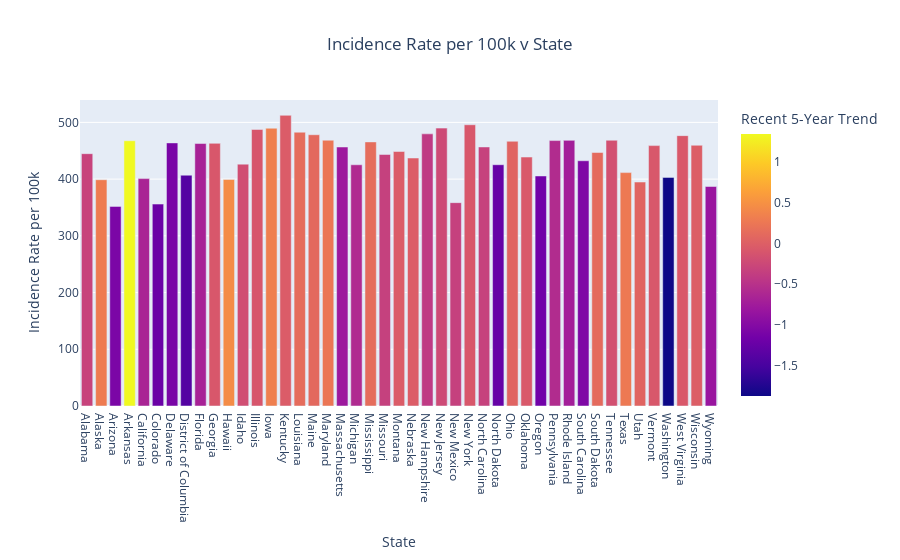

The cell this chart's notebook holds for it:
### Code cell
fig = px.bar(
    avg_cancer_df,
    x='State', 
    y='Incidence Rate per 100k', 
    title='Incidence Rate per 100k v State',
    color='Recent 5-Year Trend'
)
fig.update_layout(
    title_x=0.5
)
fig.show()

### Figure 1 — Plotly figure (JSON) as saved in the notebook; plotly's stock layout.template omitted (floating-point values rounded to 4 significant figures)
{"data": [{"alignmentgroup": "True", "hovertemplate": "State=%{x}<br>Incidence Rate per 100k=%{y}<br>Recent 5-Year Trend=%{marker.color}<extra></extra>", "legendgroup": "", "marker": {"color": [-0.3104, 0.296, -1.08, 1.347, -0.6561, -1.219, -1.1, -1.4, -0.6866, -0.08591, 0.45, -0.1884, -0.1039, 0.3283, -0.03583, 0.1391, 0.1063, 0.2417, -0.7857, -0.5855, 0.1439, -0.3322, -0.03273, -0.02235, -0.41, -0.2286, -0.3364, -0.08387, -0.324, -1.253, 0.05, -0.06623, -1.167, -0.5687, -0.72, -1.046, 0.1167, -0.1663, 0.2757, 0.05714, -0.07857, -1.874, -0.07455, -0.009722, -0.8261], "coloraxis": "coloraxis", "pattern": {"shape": ""}}, "name": "", "offsetgroup": "", "orientation": "v", "showlegend": false, "textposition": "auto", "type": "bar", "x": ["Alabama", "Alaska", "Arizona", "Arkansas", "California", "Colorado", "Delaware", "District of Columbia", "Florida", "Georgia", "Hawaii", "Idaho", "Illinois", "Iowa", "Kentucky", "Louisiana", "Maine", "Maryland", "Massachusetts", "Michigan", "Mississippi", "Missouri", "Montana", "Nebraska", "New Hampshire", "New Jersey", "New Mexico", "New York", "North Carolina", "North Dakota", "Ohio", "Oklahoma", "Oregon", "Pennsylvania", "Rhode Island", "South Carolina", "South Dakota", "Tennessee", "Texas", "Utah", "Vermont", "Washington", "West Virginia", "Wisconsin", "Wyoming"], "xaxis": "x", "y": [444.8, 398.9, 351.9, 467.7, 400.9, 356.0, 463.8, 406.9, 462.7, 463.1, 399.5, 426.4, 487.5, 489.7, 512.5, 482.7, 478.2, 468.6, 456.6, 425.2, 465.6, 443.4, 448.7, 437.2, 479.8, 489.9, 358.5, 495.8, 456.7, 425.3, 466.7, 438.9, 405.5, 467.9, 468.3, 432.3, 446.9, 468.5, 411.5, 394.8, 459.1, 403.0, 476.6, 459.6, 386.9], "yaxis": "y"}], "layout": {"barmode": "relative", "coloraxis": {"colorbar": {"title": {"text": "Recent 5-Year Trend"}}, "colorscale": [[0, "#0d0887"], [0.1111, "#46039f"], [0.2222, "#7201a8"], [0.3333, "#9c179e"], [0.4444, "#bd3786"], [0.5556, "#d8576b"], [0.6667, "#ed7953"], [0.7778, "#fb9f3a"], [0.8889, "#fdca26"], [1, "#f0f921"]]}, "legend": {"tracegroupgap": 0}, "title": {"text": "Incidence Rate per 100k v State", "x": 0.5}, "xaxis": {"anchor": "y", "domain": [0, 1], "title": {"text": "State"}}, "yaxis": {"anchor": "x", "domain": [0, 1], "title": {"text": "Incidence Rate per 100k"}}}}
